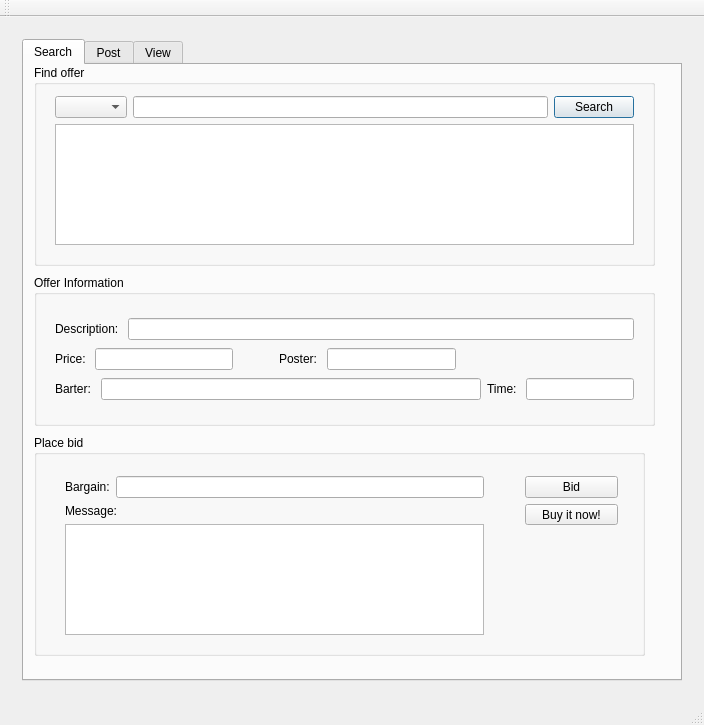
<?xml version="1.0" encoding="UTF-8"?>
<ui version="4.0">
 <class>MainWindow</class>
 <widget class="QMainWindow" name="MainWindow">
  <property name="geometry">
   <rect>
    <x>0</x>
    <y>0</y>
    <width>704</width>
    <height>725</height>
   </rect>
  </property>
  <property name="windowTitle">
   <string>MainWindow</string>
  </property>
  <widget class="QWidget" name="centralWidget">
   <layout class="QVBoxLayout" name="verticalLayout">
    <item>
     <widget class="QStackedWidget" name="stackedWidget">
      <property name="enabled">
       <bool>true</bool>
      </property>
      <property name="currentIndex">
       <number>1</number>
      </property>
      <widget class="QWidget" name="page_login">
       <widget class="QWidget" name="layoutWidget">
        <property name="geometry">
         <rect>
          <x>20</x>
          <y>10</y>
          <width>621</width>
          <height>35</height>
         </rect>
        </property>
        <layout class="QHBoxLayout" name="horizontalLayout_36">
         <item>
          <layout class="QHBoxLayout" name="horizontalLayout_35">
           <item>
            <widget class="QLabel" name="label_ID">
             <property name="text">
              <string>User ID: </string>
             </property>
            </widget>
           </item>
           <item>
            <widget class="QLineEdit" name="line_ID"/>
           </item>
          </layout>
         </item>
         <item>
          <layout class="QHBoxLayout" name="horizontalLayout_34">
           <item>
            <widget class="QLabel" name="label_Password">
             <property name="text">
              <string>Password: </string>
             </property>
            </widget>
           </item>
           <item>
            <widget class="QLineEdit" name="line_password"/>
           </item>
          </layout>
         </item>
         <item>
          <widget class="QPushButton" name="pushButton_SignIn">
           <property name="text">
            <string>Sign In</string>
           </property>
          </widget>
         </item>
         <item>
          <widget class="QPushButton" name="pushButton_SignUp">
           <property name="text">
            <string>Sign Up</string>
           </property>
          </widget>
         </item>
        </layout>
       </widget>
      </widget>
      <widget class="QWidget" name="page_offer">
       <property name="enabled">
        <bool>true</bool>
       </property>
       <layout class="QVBoxLayout" name="verticalLayout_2">
        <item>
         <widget class="QTabWidget" name="tab_Offer">
          <property name="currentIndex">
           <number>0</number>
          </property>
          <widget class="QWidget" name="tab_Search">
           <attribute name="title">
            <string>Search</string>
           </attribute>
           <widget class="QGroupBox" name="group_Bid">
            <property name="geometry">
             <rect>
              <x>10</x>
              <y>370</y>
              <width>611</width>
              <height>221</height>
             </rect>
            </property>
            <property name="title">
             <string>Place bid</string>
            </property>
            <widget class="QWidget" name="layoutWidget">
             <property name="geometry">
              <rect>
               <x>20</x>
               <y>30</y>
               <width>441</width>
               <height>181</height>
              </rect>
             </property>
             <layout class="QVBoxLayout" name="verticalLayout_5">
              <item>
               <layout class="QHBoxLayout" name="horizontalLayout_8">
                <item>
                 <widget class="QLabel" name="label_Bargin">
                  <property name="text">
                   <string>Bargain:</string>
                  </property>
                 </widget>
                </item>
                <item>
                 <widget class="QLineEdit" name="line_Bargain"/>
                </item>
               </layout>
              </item>
              <item>
               <layout class="QVBoxLayout" name="verticalLayout_4">
                <item>
                 <widget class="QLabel" name="label_Message">
                  <property name="text">
                   <string>Message: </string>
                  </property>
                 </widget>
                </item>
                <item>
                 <widget class="QPlainTextEdit" name="messageBox"/>
                </item>
               </layout>
              </item>
             </layout>
            </widget>
            <widget class="QWidget" name="layoutWidget_2">
             <property name="geometry">
              <rect>
               <x>480</x>
               <y>30</y>
               <width>115</width>
               <height>71</height>
              </rect>
             </property>
             <layout class="QVBoxLayout" name="verticalLayout_3">
              <item>
               <widget class="QPushButton" name="push_Bid">
                <property name="text">
                 <string>Bid</string>
                </property>
               </widget>
              </item>
              <item>
               <widget class="QPushButton" name="push_Buy">
                <property name="text">
                 <string>Buy it now!</string>
                </property>
               </widget>
              </item>
             </layout>
            </widget>
           </widget>
           <widget class="QGroupBox" name="group_Find">
            <property name="geometry">
             <rect>
              <x>10</x>
              <y>0</y>
              <width>621</width>
              <height>201</height>
             </rect>
            </property>
            <property name="title">
             <string>Find offer</string>
            </property>
            <widget class="QWidget" name="layoutWidget_3">
             <property name="geometry">
              <rect>
               <x>10</x>
               <y>20</y>
               <width>601</width>
               <height>171</height>
              </rect>
             </property>
             <layout class="QVBoxLayout" name="verticalLayout_6">
              <item>
               <layout class="QHBoxLayout" name="horizontalLayout_2">
                <item>
                 <layout class="QHBoxLayout" name="horizontalLayout"/>
                </item>
                <item>
                 <widget class="QComboBox" name="combo_Type">
                  <property name="enabled">
                   <bool>true</bool>
                  </property>
                  <property name="sizePolicy">
                   <sizepolicy hsizetype="Preferred" vsizetype="Fixed">
                    <horstretch>0</horstretch>
                    <verstretch>0</verstretch>
                   </sizepolicy>
                  </property>
                 </widget>
                </item>
                <item>
                 <widget class="QLineEdit" name="line_Search"/>
                </item>
                <item>
                 <widget class="QPushButton" name="push_Search">
                  <property name="text">
                   <string>Search</string>
                  </property>
                  <property name="autoDefault">
                   <bool>true</bool>
                  </property>
                  <property name="default">
                   <bool>true</bool>
                  </property>
                  <property name="flat">
                   <bool>false</bool>
                  </property>
                 </widget>
                </item>
               </layout>
              </item>
              <item>
               <widget class="QListView" name="list_Result"/>
              </item>
             </layout>
            </widget>
           </widget>
           <widget class="QGroupBox" name="group_Info">
            <property name="geometry">
             <rect>
              <x>10</x>
              <y>210</y>
              <width>621</width>
              <height>151</height>
             </rect>
            </property>
            <property name="title">
             <string>Offer Information</string>
            </property>
            <widget class="QWidget" name="layoutWidget">
             <property name="geometry">
              <rect>
               <x>10</x>
               <y>30</y>
               <width>601</width>
               <height>111</height>
              </rect>
             </property>
             <layout class="QVBoxLayout" name="verticalLayout_7">
              <item>
               <layout class="QHBoxLayout" name="horizontalLayout_3">
                <item>
                 <widget class="QLabel" name="label_Discription">
                  <property name="text">
                   <string>Description: </string>
                  </property>
                 </widget>
                </item>
                <item>
                 <widget class="QLineEdit" name="line_Discription"/>
                </item>
               </layout>
              </item>
              <item>
               <layout class="QHBoxLayout" name="horizontalLayout_7">
                <item>
                 <layout class="QHBoxLayout" name="horizontalLayout_5">
                  <item>
                   <widget class="QLabel" name="label_Price">
                    <property name="text">
                     <string>Price: </string>
                    </property>
                   </widget>
                  </item>
                  <item>
                   <widget class="QLineEdit" name="line_Price"/>
                  </item>
                 </layout>
                </item>
                <item>
                 <spacer name="horizontalSpacer_8">
                  <property name="orientation">
                   <enum>Qt::Horizontal</enum>
                  </property>
                  <property name="sizeType">
                   <enum>QSizePolicy::Fixed</enum>
                  </property>
                  <property name="sizeHint" stdset="0">
                   <size>
                    <width>40</width>
                    <height>20</height>
                   </size>
                  </property>
                 </spacer>
                </item>
                <item>
                 <layout class="QHBoxLayout" name="horizontalLayout_6">
                  <item>
                   <widget class="QLabel" name="label_Poster">
                    <property name="text">
                     <string>Poster: </string>
                    </property>
                   </widget>
                  </item>
                  <item>
                   <widget class="QLineEdit" name="line_Poster"/>
                  </item>
                 </layout>
                </item>
                <item>
                 <spacer name="horizontalSpacer_9">
                  <property name="orientation">
                   <enum>Qt::Horizontal</enum>
                  </property>
                  <property name="sizeHint" stdset="0">
                   <size>
                    <width>40</width>
                    <height>20</height>
                   </size>
                  </property>
                 </spacer>
                </item>
               </layout>
              </item>
              <item>
               <layout class="QHBoxLayout" name="horizontalLayout_37">
                <item>
                 <layout class="QHBoxLayout" name="horizontalLayout_9">
                  <item>
                   <widget class="QLabel" name="label_Barter">
                    <property name="text">
                     <string>Barter: </string>
                    </property>
                   </widget>
                  </item>
                  <item>
                   <widget class="QLineEdit" name="line_Barter"/>
                  </item>
                 </layout>
                </item>
                <item>
                 <layout class="QHBoxLayout" name="horizontalLayout_10">
                  <item>
                   <layout class="QHBoxLayout" name="horizontalLayout_4">
                    <item>
                     <widget class="QLabel" name="label_Time">
                      <property name="text">
                       <string>Time: </string>
                      </property>
                     </widget>
                    </item>
                    <item>
                     <widget class="QLineEdit" name="line_Time">
                      <property name="sizePolicy">
                       <sizepolicy hsizetype="Preferred" vsizetype="Fixed">
                        <horstretch>0</horstretch>
                        <verstretch>0</verstretch>
                       </sizepolicy>
                      </property>
                     </widget>
                    </item>
                   </layout>
                  </item>
                 </layout>
                </item>
               </layout>
              </item>
             </layout>
            </widget>
           </widget>
          </widget>
          <widget class="QWidget" name="tab_Post">
           <attribute name="title">
            <string>Post</string>
           </attribute>
           <widget class="QPushButton" name="push_Send">
            <property name="geometry">
             <rect>
              <x>420</x>
              <y>360</y>
              <width>115</width>
              <height>32</height>
             </rect>
            </property>
            <property name="text">
             <string>Send</string>
            </property>
           </widget>
           <widget class="QWidget" name="layoutWidget">
            <property name="geometry">
             <rect>
              <x>180</x>
              <y>60</y>
              <width>241</width>
              <height>50</height>
             </rect>
            </property>
            <layout class="QVBoxLayout" name="verticalLayout_12">
             <item>
              <widget class="QLabel" name="label_Discription2">
               <property name="text">
                <string>Description: </string>
               </property>
              </widget>
             </item>
             <item>
              <widget class="QLineEdit" name="line_Discription2"/>
             </item>
            </layout>
           </widget>
           <widget class="QWidget" name="layoutWidget">
            <property name="geometry">
             <rect>
              <x>180</x>
              <y>160</y>
              <width>194</width>
              <height>30</height>
             </rect>
            </property>
            <layout class="QHBoxLayout" name="horizontalLayout_24">
             <item>
              <widget class="QCheckBox" name="check_Cash">
               <property name="text">
                <string/>
               </property>
              </widget>
             </item>
             <item>
              <layout class="QHBoxLayout" name="horizontalLayout_25">
               <item>
                <widget class="QLabel" name="label_Cash">
                 <property name="text">
                  <string>Cash: </string>
                 </property>
                </widget>
               </item>
               <item>
                <widget class="QLineEdit" name="line_Cash"/>
               </item>
              </layout>
             </item>
            </layout>
           </widget>
           <widget class="QWidget" name="layoutWidget">
            <property name="geometry">
             <rect>
              <x>180</x>
              <y>200</y>
              <width>203</width>
              <height>30</height>
             </rect>
            </property>
            <layout class="QHBoxLayout" name="horizontalLayout_26">
             <item>
              <widget class="QCheckBox" name="check_Barter">
               <property name="text">
                <string/>
               </property>
              </widget>
             </item>
             <item>
              <layout class="QHBoxLayout" name="horizontalLayout_27">
               <item>
                <widget class="QLabel" name="label_Barter2">
                 <property name="text">
                  <string>Barter: </string>
                 </property>
                </widget>
               </item>
               <item>
                <widget class="QLineEdit" name="line_Barter2"/>
               </item>
              </layout>
             </item>
            </layout>
           </widget>
           <widget class="QWidget" name="layoutWidget">
            <property name="geometry">
             <rect>
              <x>183</x>
              <y>33</y>
              <width>171</width>
              <height>23</height>
             </rect>
            </property>
            <layout class="QHBoxLayout" name="horizontalLayout_28">
             <item>
              <widget class="QLabel" name="label_Item2">
               <property name="text">
                <string>Item: </string>
               </property>
              </widget>
             </item>
             <item>
              <widget class="QLineEdit" name="line_Item2"/>
             </item>
            </layout>
           </widget>
           <widget class="QWidget" name="layoutWidget">
            <property name="geometry">
             <rect>
              <x>180</x>
              <y>120</y>
              <width>184</width>
              <height>23</height>
             </rect>
            </property>
            <layout class="QHBoxLayout" name="horizontalLayout_29">
             <item>
              <widget class="QLabel" name="label_Poster2">
               <property name="text">
                <string>Poster: </string>
               </property>
              </widget>
             </item>
             <item>
              <widget class="QLineEdit" name="line_Poster2"/>
             </item>
            </layout>
           </widget>
           <widget class="QWidget" name="layoutWidget">
            <property name="geometry">
             <rect>
              <x>180</x>
              <y>240</y>
              <width>252</width>
              <height>96</height>
             </rect>
            </property>
            <layout class="QVBoxLayout" name="verticalLayout_13">
             <item>
              <layout class="QVBoxLayout" name="verticalLayout_11">
               <item>
                <widget class="QLabel" name="label_Path">
                 <property name="text">
                  <string>Path: (Choose your preview picture)</string>
                 </property>
                </widget>
               </item>
               <item>
                <widget class="QLineEdit" name="line_Path"/>
               </item>
              </layout>
             </item>
             <item>
              <layout class="QHBoxLayout" name="horizontalLayout_22">
               <item>
                <spacer name="horizontalSpacer_3">
                 <property name="orientation">
                  <enum>Qt::Horizontal</enum>
                 </property>
                 <property name="sizeHint" stdset="0">
                  <size>
                   <width>58</width>
                   <height>20</height>
                  </size>
                 </property>
                </spacer>
               </item>
               <item>
                <layout class="QHBoxLayout" name="horizontalLayout_23">
                 <item>
                  <widget class="QPushButton" name="push_Upload">
                   <property name="text">
                    <string>Upload</string>
                   </property>
                  </widget>
                 </item>
                 <item>
                  <widget class="QPushButton" name="push_Browser">
                   <property name="text">
                    <string>Browser</string>
                   </property>
                  </widget>
                 </item>
                </layout>
               </item>
              </layout>
             </item>
            </layout>
           </widget>
          </widget>
          <widget class="QWidget" name="tab_View">
           <attribute name="title">
            <string>View</string>
           </attribute>
           <widget class="QWidget" name="layoutWidget_6">
            <property name="geometry">
             <rect>
              <x>100</x>
              <y>460</y>
              <width>441</width>
              <height>36</height>
             </rect>
            </property>
            <layout class="QHBoxLayout" name="horizontalLayout_33">
             <item>
              <widget class="QPushButton" name="push_Save">
               <property name="text">
                <string>Save Changes</string>
               </property>
              </widget>
             </item>
             <item>
              <widget class="QPushButton" name="push_Delete">
               <property name="text">
                <string>Delete</string>
               </property>
              </widget>
             </item>
            </layout>
           </widget>
           <widget class="QWidget" name="layoutWidget">
            <property name="geometry">
             <rect>
              <x>20</x>
              <y>230</y>
              <width>611</width>
              <height>221</height>
             </rect>
            </property>
            <layout class="QVBoxLayout" name="verticalLayout_14">
             <item>
              <widget class="QLabel" name="label_14">
               <property name="text">
                <string>Selling:</string>
               </property>
              </widget>
             </item>
             <item>
              <widget class="QTableView" name="table_Selling"/>
             </item>
            </layout>
           </widget>
           <widget class="QWidget" name="layoutWidget">
            <property name="geometry">
             <rect>
              <x>20</x>
              <y>0</y>
              <width>611</width>
              <height>221</height>
             </rect>
            </property>
            <layout class="QVBoxLayout" name="verticalLayout_15">
             <item>
              <widget class="QLabel" name="label_13">
               <property name="text">
                <string>Buying:</string>
               </property>
              </widget>
             </item>
             <item>
              <widget class="QTableView" name="table_Buying"/>
             </item>
            </layout>
           </widget>
          </widget>
         </widget>
        </item>
       </layout>
      </widget>
     </widget>
    </item>
   </layout>
  </widget>
  <widget class="QMenuBar" name="menuBar">
   <property name="geometry">
    <rect>
     <x>0</x>
     <y>0</y>
     <width>704</width>
     <height>22</height>
    </rect>
   </property>
  </widget>
  <widget class="QToolBar" name="mainToolBar">
   <attribute name="toolBarArea">
    <enum>TopToolBarArea</enum>
   </attribute>
   <attribute name="toolBarBreak">
    <bool>false</bool>
   </attribute>
  </widget>
  <widget class="QStatusBar" name="statusBar"/>
 </widget>
 <layoutdefault spacing="6" margin="11"/>
 <resources/>
 <connections/>
</ui>
